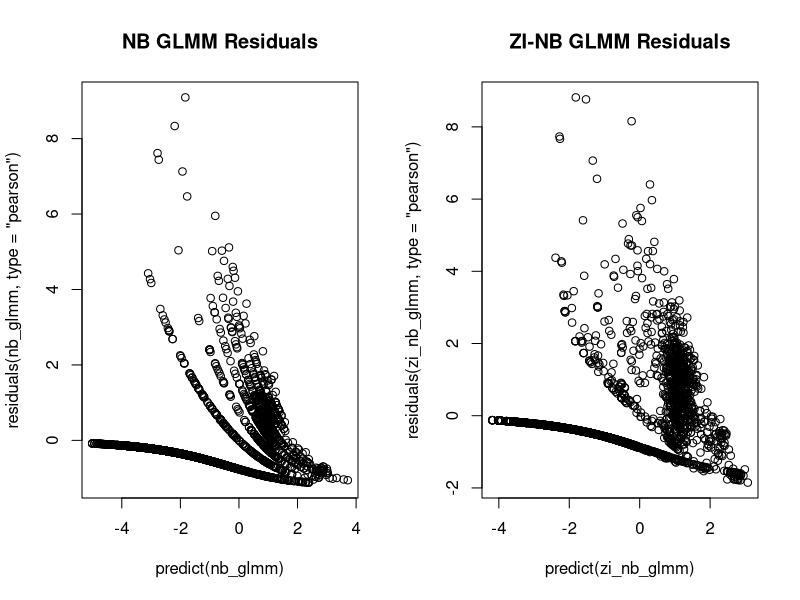
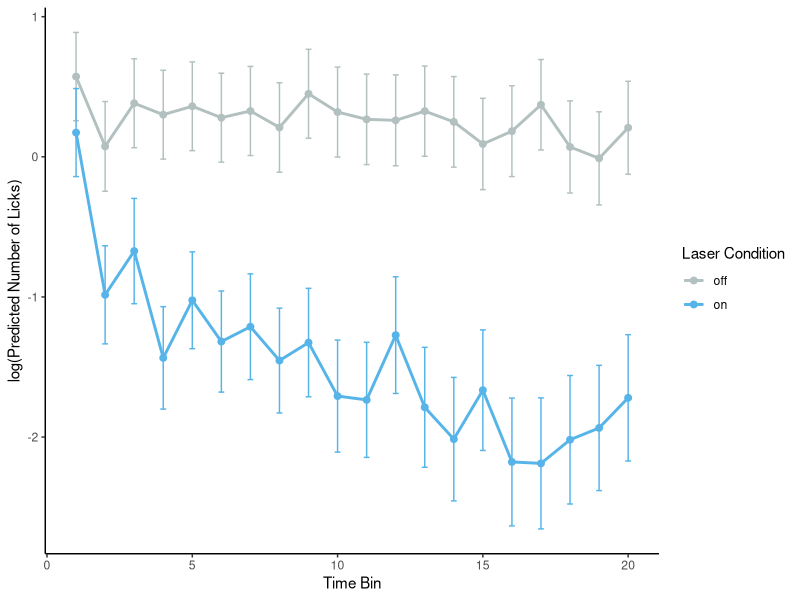
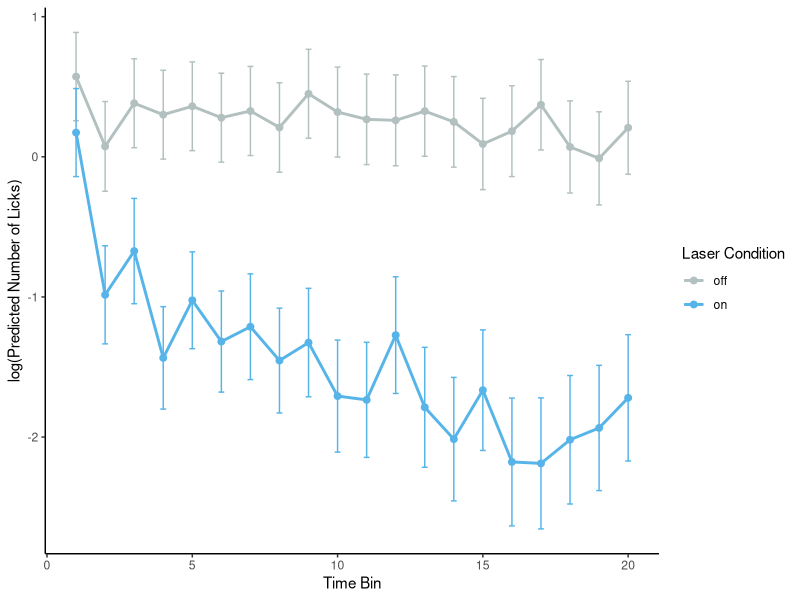
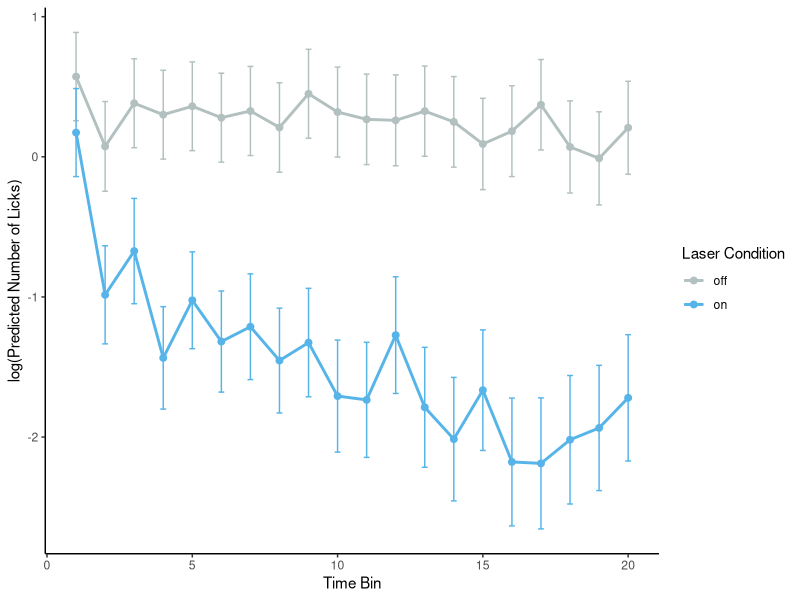

These figures' R source, in order:
## ---- chunk 1
# -------
# Purpose
# -------
# Fit a negative binomial generalized linear mixed model (GLMM) to 
# count data (licks) that has interacting fixed effects (laser, time bins) and random 
# effects (animal id, bout number nested in animal id). Assess the effect of model
# modifications on goodness of fit. Use the final model for pairwise comparisons 
# between laser-ON and laser-OFF conditions within each time bin. 

# --------------
# Load libraries 
# --------------
library(dplyr) 
library(rstudioapi) 
library(emmeans)
library(ggplot2)
library(glmmTMB) # For negative binomial GLMM
library(svglite)

# ---------
# R version
# ---------
# 4.4.2

# ---------------------
# Set working directory
# ---------------------
# Dynamically set working directory to source of script
original_wd = setwd(dirname(rstudioapi::getSourceEditorContext()$path))

# ---------
# Read data
# ---------
# Rows : Each row is an individual observation of lick count
# Columns : animal_id, bout_num, time_bin, laser 

dat = data.table::fread("reshaped_data.txt", header=TRUE)

# -------------------
# Factorize variables
# -------------------
dat$animal_id = as.factor(dat$animal_id)
dat$bout_num = as.factor(dat$bout_num)
dat$time_bin = as.factor(dat$time_bin)
dat$laser = as.factor(dat$laser)
## ---- chunk 2
# -------------------------------------
# Fit a standard negative binomial GLMM
# -------------------------------------
# Negative binomial models are often appropriate for modeling biological count data

nb_glmm = glmmTMB(
  licks ~ laser * time_bin + (1 | animal_id / bout_num), 
  family=nbinom2, # quadratically increasing variance, most common for biological data
  data=dat
)
summary(nb_glmm)
## ---- chunk 3
# ---------------------------
# Fit a standard poisson GLMM
# ---------------------------
# Poisson models are simpler models of count data. To justify using a negative binomial 
# model, show that it is has better goodness of fit than the poisson model. 

poisson_glmm = glmmTMB(
  licks ~ laser * time_bin + (1 | animal_id / bout_num), 
  family=poisson, 
  data=dat
)
summary(poisson_glmm)
## ---- chunk 4
# -----------------------------
# Compare poisson and NB models
# -----------------------------
# Compare models using likelihood ratio test
nb_signif = anova(poisson_glmm, nb_glmm)

# Save and display results
sink("nb_significance.txt", split = TRUE)
print(nb_signif)
sink()
## ---- chunk 5
# ---------------------------
# Fit a zero-inflated NB GLMM
# ---------------------------
# Variance may be better captured by including zero-inflation in cases where count
# data include lots of zeros. Observed zeros generally increase over time, so 
# use temporal predictor for the zero inflation formula. If this model does not
# converge, use a simpler model.

# Update model by adding a zero-inflation parameter
zi_nb_glmm = update(
  nb_glmm, 
  ziformula=~time_bin,
# In case of model convergence problems, use a more robust optimizer:
control = glmmTMBControl(
    optimizer = optim,
    optArgs = list(method = "BFGS")
  )
)
summary(zi_nb_glmm)
## ---- chunk 6
# -----------------------------------
# Test for significant zero-inflation
# -----------------------------------
# Check if zero-inflation is significant by comparing models with and without 
# zero-inflation. Proceed with the zero-inflated negative binomial GLMM only if 
# if it has a lower AIC and if likelihood ratio test has a significant p-value. 
# Otherwise, proceed with the standard negative binomial GLMM.

# Compare models using likelihood ratio test
zi_signif = anova(nb_glmm, zi_nb_glmm)

# Save and display results
sink("zero_inflation_significance.txt", split = TRUE)
print(zi_signif)
sink()

## ---- chunk 7
# -------------------------------------------
# Compare predicted zeros with observed zeros
# -------------------------------------------
# A ZI-NB GLMM is justified only it does a better job of predicting 
# zeros compared to the standard model.

# Calculate observed proportion of zeros
observed_zeros <- dat %>%
  group_by(time_bin) %>%
  summarise(observed_zeros = mean(licks == 0))

# NB GLMM: Predicted probabilities for zero counts
predicted_probs_nb <- predict(nb_glmm, type = "response") # Predicted mean for NB GLMM

# Add predictions back to the dataset
dat <- dat %>%
  mutate(predicted_zeros_nb = exp(-predicted_probs_nb))

# Calculate predicted proportion of zeros for each time bin for NB GLMM
predicted_zeros_nb <- dat %>%
  group_by(time_bin) %>%
  summarise(predicted_zeros_nb = mean(predicted_zeros_nb))

# ZI-NB GLMM: Predicted zero-inflation probabilities
zi_probs <- predict(zi_nb_glmm, type = "zprob") # Zero-inflation probability
count_probs_zi <- predict(zi_nb_glmm, type = "response") # Predicted mean for ZI-NB GLMM

# Add predictions back to the dataset
dat <- dat %>%
  mutate(predicted_zeros_zi_nb = zi_probs + (1 - zi_probs) * exp(-count_probs_zi))

# Calculate predicted proportion of zeros for each time bin for ZI-NB GLMM
predicted_zeros_zi_nb <- dat %>%
  group_by(time_bin) %>%
  summarise(predicted_zeros_zi_nb = mean(predicted_zeros_zi_nb))

# Combine all data into a single data frame
zeros_comparison <- observed_zeros %>%
  left_join(predicted_zeros_nb, by = "time_bin") %>%
  left_join(predicted_zeros_zi_nb, by = "time_bin")

# Print the combined data frame
print("Comparison of zeros:")
print(zeros_comparison)
write.table(zeros_comparison, "observed_predicted_zeros.txt", row.names=FALSE, sep="\t")

## ---- chunk 8
# --------------
# Plot residuals
# --------------
# Use the ZI-NB GLMM only if it shows signs of a better fit: 
# - reduces the fan-shaped pattern present in the NB GLMM (sign of improved fit for overdispersion)
# - spread of residuals is more homogeneous for the ZI-NB GLMM.

par(mfrow = c(1, 2))
plot(predict(nb_glmm), residuals(nb_glmm, type="pearson"), main="NB GLMM Residuals")
plot(predict(zi_nb_glmm), residuals(zi_nb_glmm, type="pearson"), main="ZI-NB GLMM Residuals")
## ---- chunk 9
# --------------------
# Check overdispersion
# --------------------
# Overdispersion is a key assumption of a negative binomial model. NB models are
# better than Poisson models at modeling overdispersed count data.

# An overdispersion ratio of ~1 indicates that variance in the data aligns well 
# with the variance assumed by the model. 

# Exclude models if the overdispersion ratio is much lower or higher than 1 (<0.5, >1.5), 
# even if they have better goodness-of-fit as indicated by the LRT and residuals plots. 

poisson_overdispersion <- sum(residuals(poisson_glmm, type = "pearson")^2) / df.residual(poisson_glmm)

nb_overdispersion <- sum(residuals(nb_glmm, type = "pearson")^2) / df.residual(nb_glmm)

zi_overdispersion <- sum(residuals(zi_nb_glmm, type = "pearson")^2) / df.residual(zi_nb_glmm)

# Gather results into a data frame
overdispersion_ratio = data.frame(model = c("poisson",
                                            "nb_glmm",
                                            "zi_nb_glmm"),
                                  overdispersion_ratio = c(poisson_overdispersion,
                                                           nb_overdispersion, 
                                                           zi_overdispersion))

print(overdispersion_ratio)
write.table(overdispersion_ratio, "overdispersion_ratio.txt", row.names=FALSE, sep="\t")
## ---- chunk 10
# ------------------------------
# Manually determine final model
# ------------------------------

# DATASET-SPECIFIC ASSESSMENT of ZI-NB GLMM: 
# - overdispersion ratio is ~1
# - zeros are better predicted
# - use ZI-NB GLMM


# Manually enter the final model you want to use for statistical analysis. 
final_model = zi_nb_glmm # <---------- ENTER FINAL MODEL HERE

# Save final model

sink("final_model.txt")
print(summary(final_model))
sink()
## ---- chunk 11
# --------------------------------
# Test for significant interaction
# --------------------------------
# To test for significant interaction between laser condition and time bins, 
# compare the current best model with a reduced model without interaction. 

# Update model by removing interaction
no_interaction_model = update(
  final_model, 
  formula = licks ~ laser + time_bin + (1 | animal_id/bout_num)
)

# Compare models using likelihood ratio test
interaction_signif = anova(no_interaction_model, final_model)

# Save and display results
sink("interaction_significance.txt", split = TRUE)
print(interaction_signif)
sink()
## ---- chunk 12
# ------------------------------------------
# Test for significance of laser main effect
# ------------------------------------------

# Update model by removing laser
no_laser_model = update(
  final_model, 
  formula = licks ~ time_bin + (1 | animal_id/bout_num),
  # In case of model convergence problems, use a more robust optimizer and increase iterations
  control = glmmTMBControl(
  optimizer = optim,
  optArgs = list(method = "Nelder-Mead"), # "BFGS" and "Nelder-Mead"
  optCtrl = list(maxit = 1000) # Increase the number of iterations
  )
)
summary(no_laser_model)
## ---- chunk 13
# Compare models using likelihood ratio test
laser_signif = anova(no_laser_model, final_model)

# Save and display results
sink("laser_significance.txt", split = TRUE)
print(laser_signif)
sink()
## ---- chunk 14
# ---------------------------------------------
# Test for significance of time bin main effect
# ---------------------------------------------

# Update model by removing laser
no_time_model = update(
  final_model, 
  formula = licks ~ laser + (1 | animal_id/bout_num),
  # In case of model convergence problems, use a more robust optimizer and increase iterations
  control = glmmTMBControl(
  optimizer = optim,
  optArgs = list(method = "Nelder-Mead"), # "BFGS" and "Nelder-Mead"
  optCtrl = list(maxit = 10000) # Increase the number of iterations
  )
)
summary(no_time_model)
## ---- chunk 15
# Compare models using likelihood ratio test
time_signif = anova(no_time_model, final_model)

# Save and display results
sink("time_bin_significance.txt", split = TRUE)
print(time_signif)
sink()
## ---- chunk 16
# ---------------------------------------
# Calculate p-values and predicted values
# ---------------------------------------
# The emmeans package automatically accounts for the dependency structure encoded 
# in the model’s covariance matrix when performing pairwise comparisons.

# Compute estimated marginal means for the interaction
emm <- emmeans(final_model, ~ laser | time_bin)

# Pairwise comparisons for laser_condition within each time_bin
pairwise_comparisons = contrast(emm, method = "pairwise") 

# Extract raw p-values
raw_p_values <- summary(pairwise_comparisons)$p.value

# Adjust p-values using BH method
adjusted_p_values <- p.adjust(raw_p_values, method = "BH")

# Add to pairwise comparisons output
pairwise_results <- as.data.frame(summary(pairwise_comparisons))
pairwise_results$adjusted_p_value <- adjusted_p_values

# Calculate predicted licks and confidence intervals
predicted_values = as.data.frame(emm)

# ------------
# Save results 
# ------------
print("Pairwise Comparisons Between On and Off:")
print(pairwise_results)
write.table(pairwise_results, "pairwise_comparisons.txt", row.names=FALSE, sep="\t")
## ---- chunk 17
print("Predicted Licks and Confidence Intervals:")
print(predicted_values)
write.table(predicted_values, "predicted_values.txt", row.names=FALSE, sep="\t")
## ---- chunk 18
# ---------------------
# Plot predicted values
# ---------------------
palette = c("#b3c0c0","#56b4e9")

plot = 
  ggplot(predicted_values, 
         aes(x=as.numeric(time_bin), y=emmean, color=laser, group=laser)) +
  geom_line(linewidth=1) +
  geom_point(size=2) +
  # Plot SE
  geom_errorbar(aes(ymin=emmean-SE, ymax=emmean+SE), width=0.2) +
  # Plot CI
  # geom_errorbar(aes(ymin=lower.CL, ymax=upper.CL), width=0.2) +
  labs(
    x="Time Bin",
    y="log(Predicted Number of Licks)",
    color="Laser Condition"
  ) +
  theme_minimal() +
  # Color palette
  scale_fill_manual(values=palette) +
  scale_colour_manual(values=palette) +
  # Remove background and gridlines
  theme_bw() + 
  theme(panel.border=element_blank(), 
        panel.grid.major=element_blank(),
        panel.grid.minor=element_blank(), 
        axis.line=element_line(colour="black"))

print(plot)

# Save plot
jpg_name = "predicted_plot.jpg"
ggsave(file=jpg_name, 
       plot=plot,
       width=6, 
       height=3)

svg_name = "predicted_plot.svg"
ggsave(file=svg_name, 
       plot=plot,
       width=6, 
       height=3)
## ---- chunk 19
# --------------
# Save workspace
# --------------
save.image(file="workspace.RData")
## ---- chunk 20
